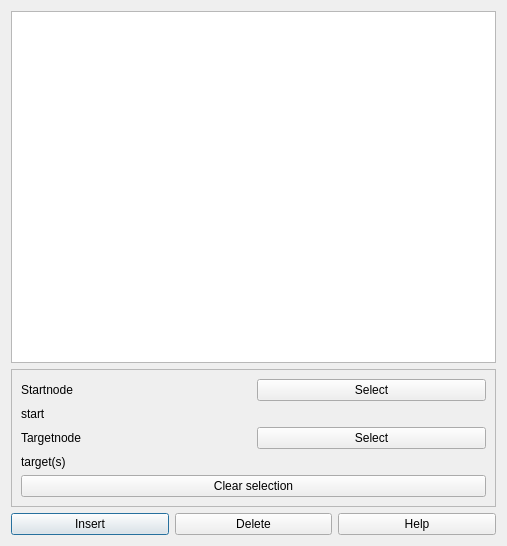
              <widget class="QWidget" name="selectionconstraintsm1">
               <property name="geometry">
                <rect>
                 <x>0</x>
                 <y>0</y>
                 <width>507</width>
                 <height>546</height>
                </rect>
               </property>
               <attribute name="label">
                <string>Selection Constraints</string>
               </attribute>
               <layout class="QVBoxLayout" name="verticalLayoutm8">
                <item>
                 <widget class="QTableView" name="tvselectionconstraintsviewm1">
                  <property name="alternatingRowColors">
                   <bool>true</bool>
                  </property>
                  <property name="selectionMode">
                   <enum>QAbstractItemView::MultiSelection</enum>
                  </property>
                  <property name="selectionBehavior">
                   <enum>QAbstractItemView::SelectRows</enum>
                  </property>
                  <property name="sortingEnabled">
                   <bool>true</bool>
                  </property>
                 </widget>
                </item>
                <item>
                 <widget class="QFrame" name="selectionconstraintsframem1">
                  <property name="frameShape">
                   <enum>QFrame::StyledPanel</enum>
                  </property>
                  <property name="frameShadow">
                   <enum>QFrame::Raised</enum>
                  </property>
                  <layout class="QGridLayout" name="gridLayout_3">
                   <item row="3" column="0">
                    <widget class="QLabel" name="lstopnodenamem1">
                     <property name="text">
                      <string>target(s)</string>
                     </property>
                    </widget>
                   </item>
                   <item row="0" column="0">
                    <widget class="QLabel" name="lstartnodem1">
                     <property name="text">
                      <string>Startnode</string>
                     </property>
                    </widget>
                   </item>
                   <item row="0" column="1">
                    <widget class="QPushButton" name="bselectionconstraintsstartm1">
                     <property name="text">
                      <string>Select</string>
                     </property>
                     <property name="icon">
                      <iconset resource="icons.qrc">
                       <normaloff>:/icons/iforward.png</normaloff>:/icons/iforward.png</iconset>
                     </property>
                    </widget>
                   </item>
                   <item row="1" column="0">
                    <widget class="QLabel" name="lstartnodenamem1">
                     <property name="text">
                      <string>start</string>
                     </property>
                    </widget>
                   </item>
                   <item row="2" column="1">
                    <widget class="QPushButton" name="bselectionconstraintsstopm1">
                     <property name="text">
                      <string>Select</string>
                     </property>
                     <property name="icon">
                      <iconset resource="icons.qrc">
                       <normaloff>:/icons/iforward.png</normaloff>:/icons/iforward.png</iconset>
                     </property>
                    </widget>
                   </item>
                   <item row="2" column="0">
                    <widget class="QLabel" name="lstopnodem1">
                     <property name="text">
                      <string>Targetnode</string>
                     </property>
                    </widget>
                   </item>
                   <item row="4" column="0" colspan="2">
                    <widget class="QPushButton" name="bselectionconstraintsclearm1">
                     <property name="text">
                      <string>Clear selection</string>
                     </property>
                     <property name="icon">
                      <iconset resource="icons.qrc">
                       <normaloff>:/icons/iremove.png</normaloff>:/icons/iremove.png</iconset>
                     </property>
                    </widget>
                   </item>
                  </layout>
                 </widget>
                </item>
                <item>
                 <layout class="QHBoxLayout" name="selectionconstraintshm1">
                  <item>
                   <widget class="QPushButton" name="bselectionconstraintsinsertm1">
                    <property name="text">
                     <string>Insert</string>
                    </property>
                    <property name="icon">
                     <iconset resource="icons.qrc">
                      <normaloff>:/icons/ieditadd.png</normaloff>:/icons/ieditadd.png</iconset>
                    </property>
                    <property name="default">
                     <bool>true</bool>
                    </property>
                   </widget>
                  </item>
                  <item>
                   <widget class="QPushButton" name="bselectionconstraintsdeletem1">
                    <property name="text">
                     <string>Delete</string>
                    </property>
                    <property name="icon">
                     <iconset resource="icons.qrc">
                      <normaloff>:/icons/ieditdelete.png</normaloff>:/icons/ieditdelete.png</iconset>
                    </property>
                   </widget>
                  </item>
                  <item>
                   <widget class="QPushButton" name="bselectionconstraintshelpm1">
                    <property name="text">
                     <string>Help</string>
                    </property>
                    <property name="icon">
                     <iconset resource="icons.qrc">
                      <normaloff>:/icons/ihelp.png</normaloff>:/icons/ihelp.png</iconset>
                    </property>
                   </widget>
                  </item>
                 </layout>
                </item>
               </layout>
              </widget>
